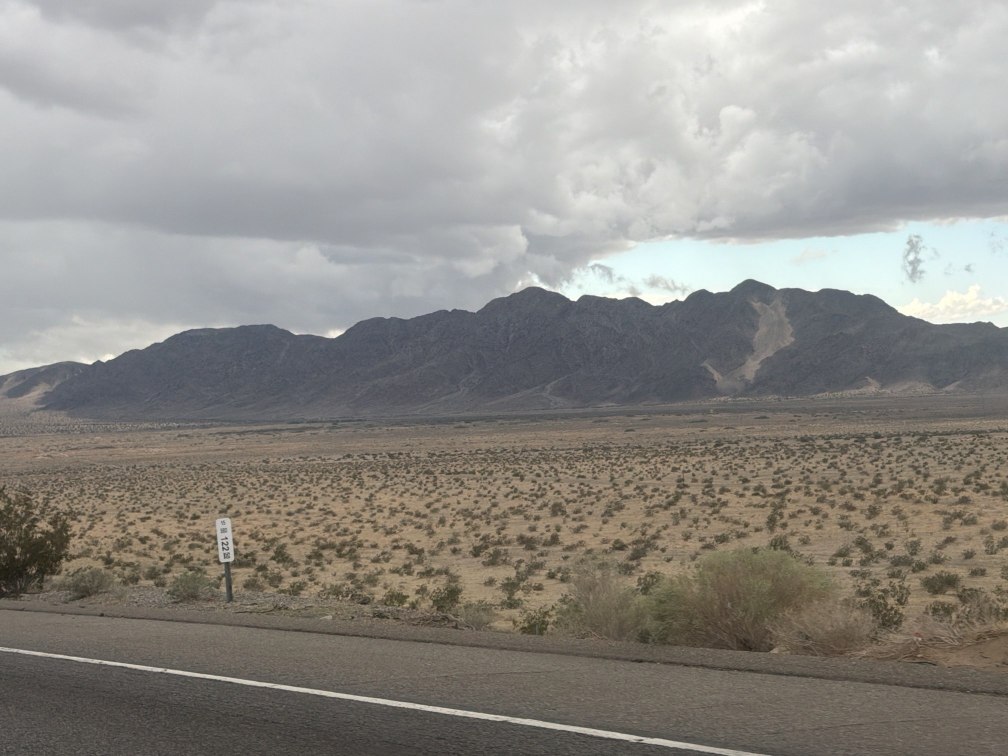
#> input picture placer-scout/out/roadside/i15_photo.jpg, 2016 x 1512 px (shown at 1/2 size)
$ python anim_hunch.py
#> lines starting #> are read from the running program, lines starting #| are printed output that depends on the picture
### placer-scout/src/anim_common.py
"""Shared helpers for explainer animations (vertical 1080x1920, 30 fps, piped to ffmpeg)."""
import subprocess, numpy as np
from PIL import Image, ImageDraw, ImageFont
W, H, FPS = 1080, 1920, 30
BG = (14, 17, 22); GOLD = (244, 190, 60); WHITE = (240, 240, 240); GREY = (150, 155, 165); RED = (226, 64, 52); GREEN = (90, 200, 120)
FB = "/usr/share/fonts/truetype/dejavu/DejaVuSans-Bold.ttf"; FR = "/usr/share/fonts/truetype/dejavu/DejaVuSans.ttf"
_fc = {}
# [4 lines left out: function font, not called in this run]
def text_c(d, y, s, size, fill=WHITE, bold=True, stroke=0):
    f = font(size, bold); w = d.textlength(s, font=f)
    d.text(((W - w) / 2, y), s, font=f, fill=fill, stroke_width=stroke, stroke_fill=(0, 0, 0))
def ease(t): t = min(max(t, 0), 1); return t * t * (3 - 2 * t)
class Writer:
    def __init__(self, path):
        self.p = subprocess.Popen(["ffmpeg", "-y", "-loglevel", "error", "-f", "rawvideo", "-pix_fmt", "rgb24", "-s", f"{W}x{H}", "-r", str(FPS),
                                   "-i", "-", "-c:v", "libx264", "-pix_fmt", "yuv420p", "-crf", "23", "-preset", "medium", "-movflags", "+faststart", path],
                                  stdin=subprocess.PIPE)
        self.n = 0
    def add(self, im): self.p.stdin.write(np.asarray(im.convert("RGB"), dtype=np.uint8).tobytes()); self.n += 1
    def close(self): self.p.stdin.close(); self.p.wait(); return self.n

### placer-scout/src/anim_hunch.py
"""Animation #10 'Hunch checker': highway photo -> mile marker -> computer view -> top-down -> checklist -> NOT GOLD.
Inputs in out/roadside/ (photo, pano_view.png from panorama.py, s2_crop_20261019.jpg = Sentinel-2 mosaic crop offset (300,950)).
Output: out/animations/hunch_checker_i15.mp4"""
import os, math, numpy as np
from PIL import Image, ImageDraw
from anim_common import *
ROOT = os.path.join(os.path.dirname(__file__), ".."); R = os.path.join(ROOT, "out", "roadside")
photo = Image.open(os.path.join(R, "i15_photo.jpg")).convert("RGB")          # 2016x1512
#> photo is the input picture: PIL image 2016x1512 RGB; mean R, G, B 144.6, 142.1, 137
pano = Image.open(os.path.join(R, "pano_view.png")).convert("RGB")           # az 250 + col*0.05 deg
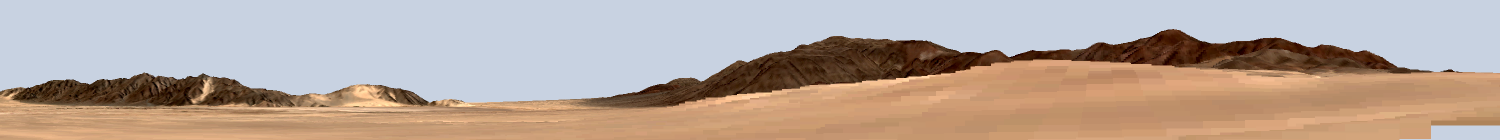
#> input picture placer-scout/out/roadside/pano_view.png, 3000 x 280 px (shown at 1/2 size)
#> pano is the input picture: PIL image 3000x280 RGB; mean R, G, B 184.6, 167.9, 157.8
top = Image.open(os.path.join(R, "s2_crop_20261019.jpg")).convert("RGB")     # 10 m pixels
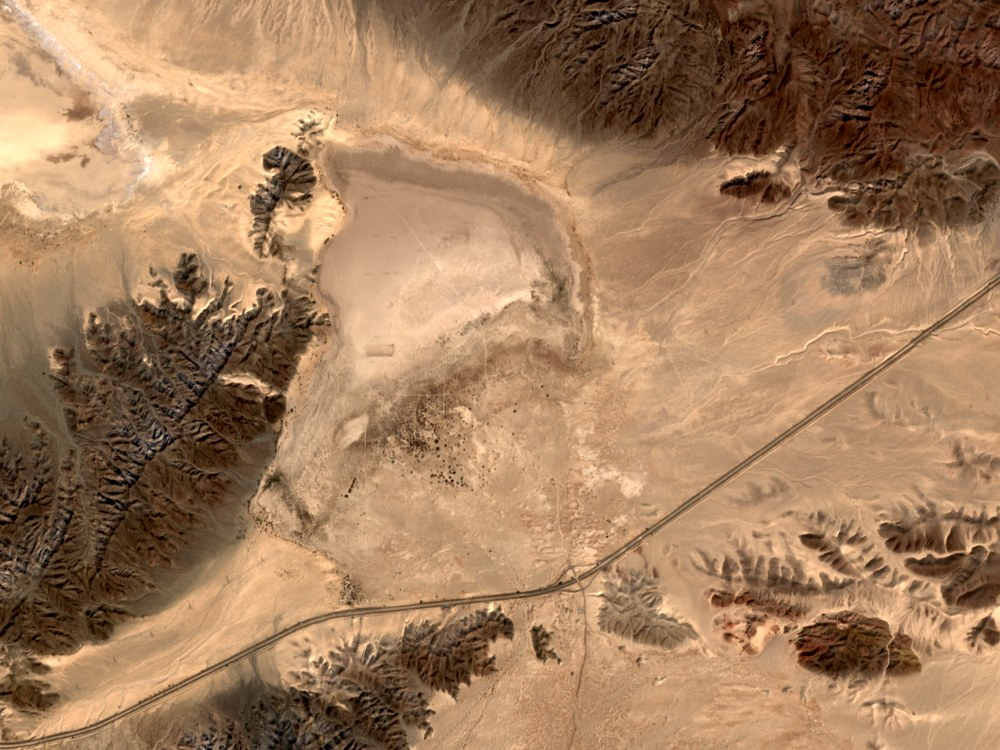
#> input picture placer-scout/out/roadside/s2_crop_20261019.jpg, 1000 x 750 px
#> top is the input picture: PIL image 1000x750 RGB; mean R, G, B 162.6, 125.7, 92.9
CHUTE_P = (1521, 670); MARK_P = (450, 1075); VIEW_T = (849, 387); CHUTE_T = (237, 381)
BOX_Y, BOX = 430, 1080
#> (the run stopped early here; a loop or call above may not have finished)
